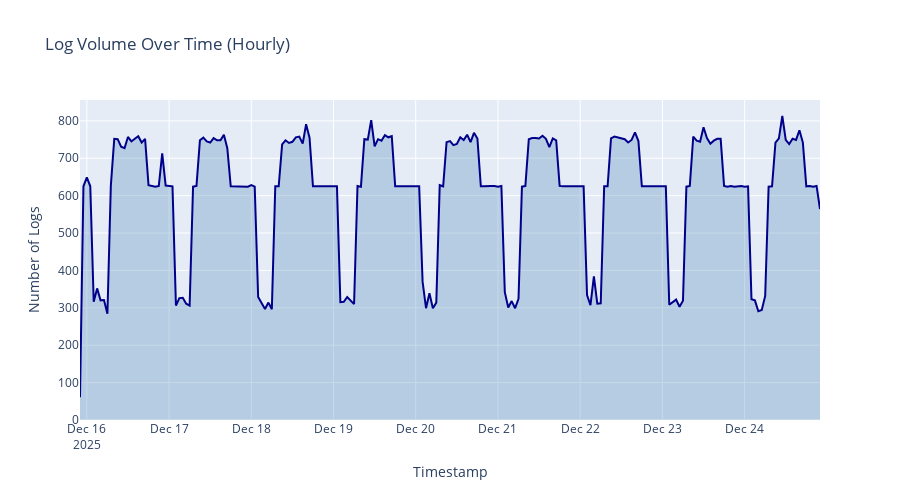

The code cell stored with this chart in its notebook:
### Markdown cell above
### Time Series View

### Code cell
# Resample to see log volume over time.
time_series = df.set_index('timestamp').resample('1h').size().reset_index(name='count')

fig = go.Figure()
fig.add_trace(
    go.Scatter(
        x=time_series['timestamp'],
        y=time_series['count'],
        mode='lines',
        line=dict(color='darkblue', width=2),
        fill='tozeroy',
        fillcolor='rgba(70, 130, 180, 0.3)'
    )
)

fig.update_layout(
    title='Log Volume Over Time (Hourly)',
    xaxis_title='Timestamp',
    yaxis_title='Number of Logs',
    height=500,
    hovermode='x unified'
)
fig.show()

### Figure 1 — Plotly figure (JSON) as saved in the notebook; plotly's stock layout.template omitted (floating-point values rounded to 4 significant figures; data arrays with more than 128 entries replaced by an {"elided": "..."} marker saying what was removed)
{"data": [{"fill": "tozeroy", "fillcolor": "rgba(70, 130, 180, 0.3)", "line": {"color": "darkblue", "width": 2}, "mode": "lines", "type": "scatter", "x": {"elided": "217 str values"}, "y": {"elided": "217 int values"}}], "layout": {"height": 500, "hovermode": "x unified", "title": {"text": "Log Volume Over Time (Hourly)"}, "xaxis": {"title": {"text": "Timestamp"}}, "yaxis": {"title": {"text": "Number of Logs"}}}}
